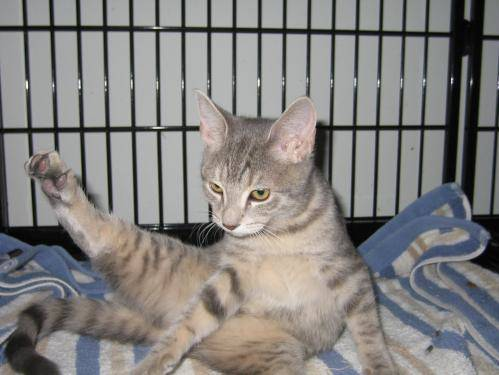
#> input picture Spervised Learning/Regression and Classification/train/cat.10810.jpg, 499 x 375 px; its folder holds 4 pictures in this run
$ python support_vector_machine.py
#> lines starting #> are read from the running program, lines starting #| are printed output that depends on the picture
import os
import cv2
import random
import numpy as np
import matplotlib.pyplot as plt
from sklearn.svm import SVC, SVR
from sklearn.preprocessing import StandardScaler
from sklearn.decomposition import PCA

# 1. Setup Paths
base_path = os.path.dirname(os.path.abspath(__file__))
folder_path = os.path.join(base_path, 'train')

images_to_load = 200
features = []
labels_class = []
labels_reg = []

print("Loading and processing images...")

# 2. Load Data
if not os.path.exists(folder_path):
    print(f"ERROR: Path not found: {folder_path}")
else:
    filenames = os.listdir(folder_path)
    random.shuffle(filenames)

    for img_name in filenames[:images_to_load]:
        img_path = os.path.join(folder_path, img_name)
        img = cv2.imread(img_path, cv2.IMREAD_GRAYSCALE)
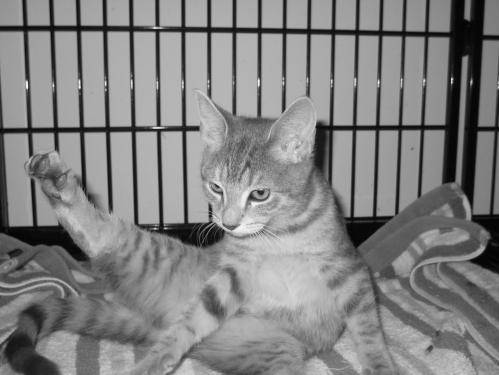
#> img: shape (375, 499); min 0, max 252, mean 129.8
        if img is not None:
            img = cv2.resize(img, (64, 64))
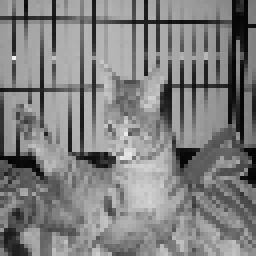
#> img: shape (64, 64) (shown 4 times larger); min 2, max 239, mean 129
            features.append(img.flatten())
            labels_class.append(1 if 'dog' in img_name.lower() else 0)
            labels_reg.append(np.random.randint(1, 120))
#> pass 2 of the loop `for img_name in filenames[:images_to_load]:`:
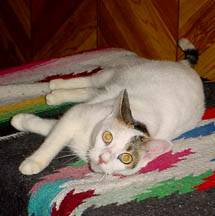
#> input picture Spervised Learning/Regression and Classification/train/cat.10079.jpg, 215 x 216 px
#> `img = cv2.imread(img_path, cv2.IMREAD_GRAYSCALE)`:
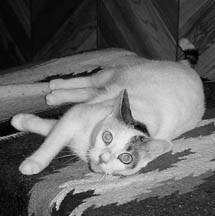
#> img: shape (216, 215); min 0, max 245, mean 101.1
#> `img = cv2.resize(img, (64, 64))`:
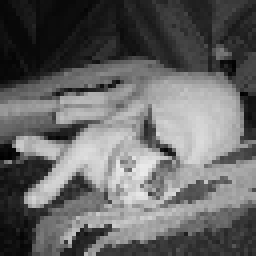
#> img: shape (64, 64) (shown 4 times larger); min 1, max 235, mean 100.8
#> pass 3 of the loop `for img_name in filenames[:images_to_load]:`:
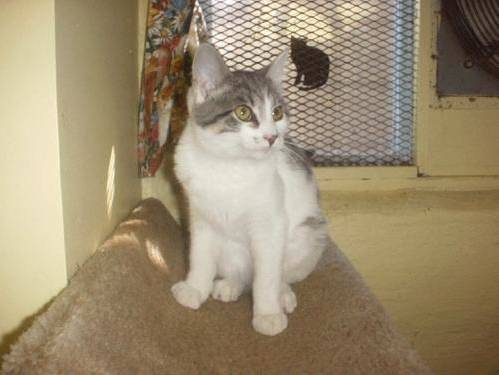
#> input picture Spervised Learning/Regression and Classification/train/cat.10282.jpg, 499 x 375 px
#> `img = cv2.imread(img_path, cv2.IMREAD_GRAYSCALE)`:
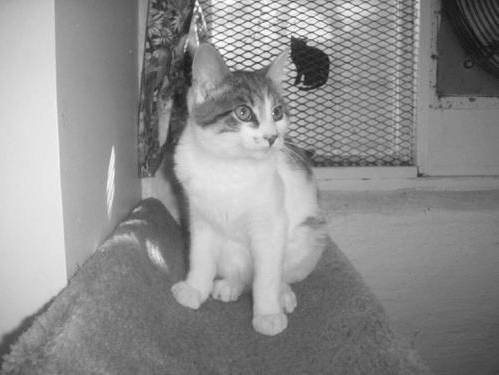
#> img: shape (375, 499); min 15, max 255, mean 141.4
#> `img = cv2.resize(img, (64, 64))`:
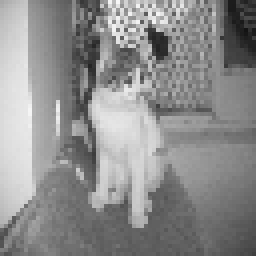
#> img: shape (64, 64) (shown 4 times larger); min 19, max 246, mean 141.3
#> the loop made 4 passes; the first 3 are shown

    X = np.array(features)
    y_class = np.array(labels_class)
    y_reg = np.array(labels_reg)

    # Scaling
    scaler = StandardScaler()
    X_scaled = scaler.fit_transform(X)

    # PCA (Only for the 2D dot map)
    pca = PCA(n_components=2)
    X_pca = pca.fit_transform(X_scaled)

    # 3. Training on FULL data for Maximum Accuracy
    print("Training models on full 4096-pixel data...")

    # Classifier (Cat vs Dog)
    clf = SVC(kernel='linear')
#> (the run stopped early here; a loop or call above may not have finished)
